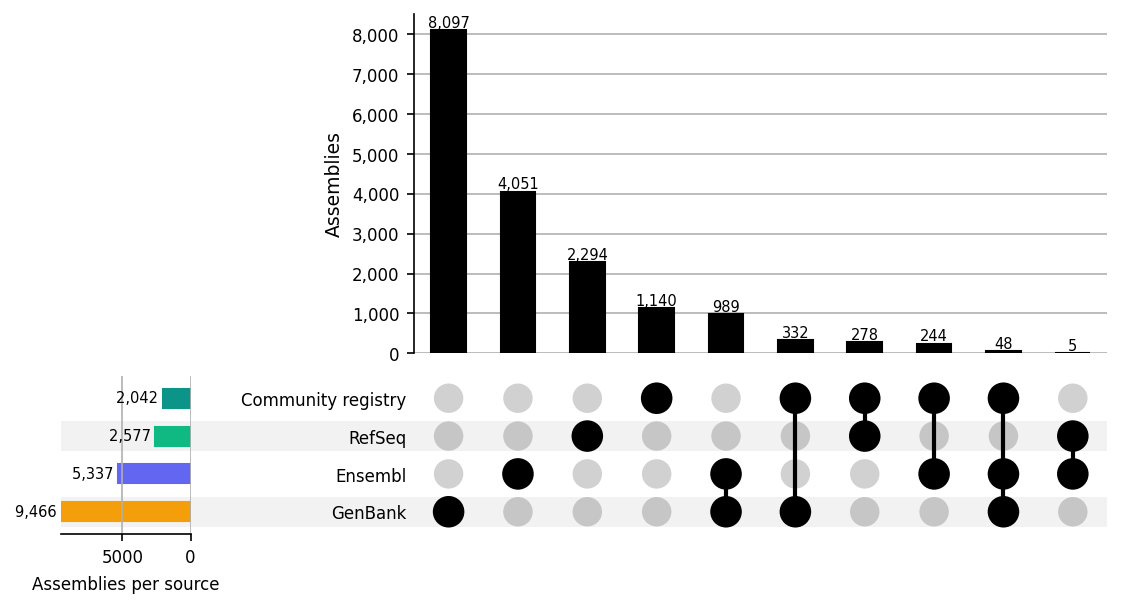

Write the Python code that produced this figure.
"""UpSet plot of the assemblies annotated by each source in Annotrieve.

Each assembly accession is assigned to the sources that provide at least one
annotation for it. Bars show how many assemblies are annotated by exactly each
combination of sources, so the overlap between sources is read from the matrix.

Usage:
    pip install requests pandas matplotlib upsetplot
    python assembly_source_overlap.py
"""

import io
import os
from collections import Counter, defaultdict

import pandas as pd
import requests
import matplotlib.pyplot as plt
from upsetplot import UpSet, from_memberships

API_URL = "https://genome.crg.es/annotrieve/api/v0/annotations/report"
OUTPUT_FILE = os.path.join(os.path.dirname(os.path.abspath(__file__)), "assembly_source_overlap.png")

# API db_sources value -> (display label, color); same as annotation_growth.py
SOURCES = {
    "RefSeq": ("RefSeq", "#10b981"),
    "Ensembl": ("Ensembl", "#6366f1"),
    "GenBank": ("GenBank", "#f59e0b"),
    "CommunityRegistry": ("Community registry", "#0d9488"),
}


def fetch_assemblies(db_source):
    response = requests.post(API_URL, json={"db_sources": db_source}, timeout=300)
    response.raise_for_status()
    report = pd.read_csv(io.StringIO(response.text), sep="\t")
    return set(report["assembly_accession"].dropna())


def build_plot(sets):
    # assembly accession -> sources that annotate it
    memberships = defaultdict(list)
    for db_source, accessions in sets.items():
        label = SOURCES[db_source][0]
        for accession in accessions:
            memberships[accession].append(label)
    counts = Counter(tuple(m) for m in memberships.values())
    data = from_memberships([list(m) for m in counts], data=list(counts.values()))

    fig = plt.figure(figsize=(9, 4.5), dpi=150)
    upset = UpSet(data, sort_by="cardinality", min_subset_size=1,
                  element_size=None, intersection_plot_elements=8)
    for label, color in SOURCES.values():
        upset.style_categories(label, bar_facecolor=color)
    axes = upset.plot(fig)

    # counts are written by hand: upsetplot's own show_counts fails with this pandas
    for ax, horizontal in ((axes["intersections"], False), (axes["totals"], True)):
        for bar in ax.patches:
            if horizontal:
                ax.text(bar.get_width(), bar.get_y() + bar.get_height() / 2,
                        f"{int(bar.get_width()):,} ", ha="right", va="center", fontsize=7)
            else:
                ax.text(bar.get_x() + bar.get_width() / 2, bar.get_height(),
                        f"{int(bar.get_height()):,}", ha="center", va="bottom", fontsize=7)
    axes["intersections"].set_ylabel("Assemblies", fontsize=9)
    axes["totals"].set_xlabel("Assemblies per source", fontsize=8)
    axes["intersections"].yaxis.set_major_formatter(lambda v, _: f"{int(v):,}")
    for ax in axes.values():
        ax.tick_params(labelsize=8)
    return fig, memberships


def main():
    sets = {}
    for db_source, (label, _) in SOURCES.items():
        sets[db_source] = fetch_assemblies(db_source)
        print(f"{label}: {len(sets[db_source]):,} assemblies")
    fig, memberships = build_plot(sets)
    shared = sum(len(m) > 1 for m in memberships.values())
    print(f"{len(memberships):,} assemblies, {shared:,} annotated by more than one source")
    fig.savefig(OUTPUT_FILE, dpi=150, bbox_inches="tight", facecolor="white")
    print(f"Saved {OUTPUT_FILE}")


if __name__ == "__main__":
    main()
